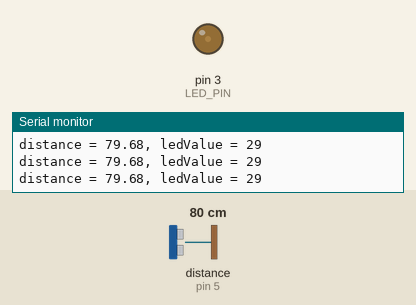
Recording of a sketch running on a simulated Arduino Uno, built with avr-gcc and run on an emulated ATmega328P. Parts: output pins drawn as LEDs (lit = HIGH), the last lines printed to the serial monitor. Wiring (inferred from the names in the program): ultrasonic range finder: trigger pin 4; echo pin 5. The test bench sets the inputs (shaded band); at power-on: distance to the obstacle (sensor on pin 5) 80 cm. The echo pulse lasts 58.3 µs per cm; pins used as bus, display or sensor lines are not drawn.

Above: at 1.2 s.
1.3 s: distance to the obstacle (sensor on pin 5) set to 250 cm
At 2.4 s:
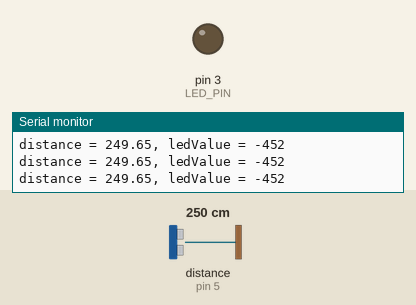
2.8 s: distance to the obstacle (sensor on pin 5) set to 35 cm
At 3.2 s:
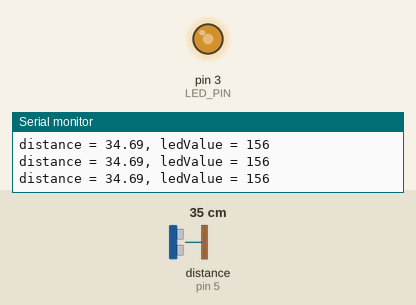
4.3 s: distance to the obstacle (sensor on pin 5) set to 9 cm
At 4.7 s:
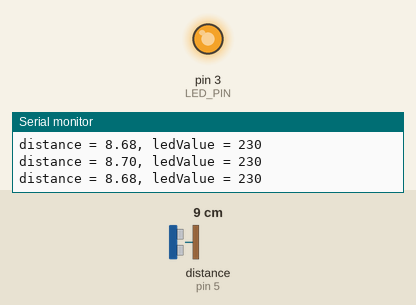
5.8 s: distance to the obstacle (sensor on pin 5) set to 60 cm
At 6.8 s:
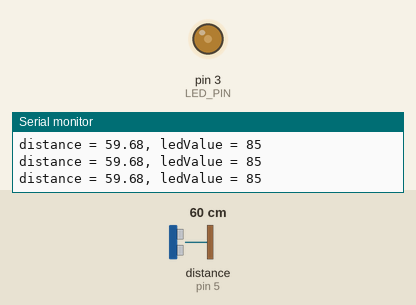
7.3 s: distance to the obstacle (sensor on pin 5) set to 120 cm
At 8.0 s:
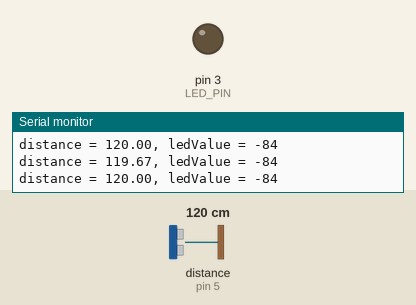
Timing chart, 0 to 9.8 s (numbered marks = the images above; inputs shaded):
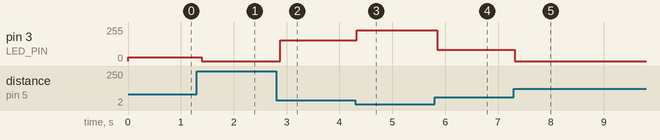

Measured:
- after the input at 1.3 s, pin 3 (LED_PIN): 29/255 → 0/255 after 0.09 s
- after the input at 2.8 s, pin 3 (LED_PIN): 0/255 → 156/255 after 0.08 s
- after the input at 4.3 s, pin 3 (LED_PIN): 156/255 → 230/255 at once
- after the input at 5.8 s, pin 3 (LED_PIN): 230/255 → 85/255 after 0.05 s
- after the input at 7.3 s, pin 3 (LED_PIN): 85/255 → 0/255 at once

The sketch:

ultrasonicSensor.ino
```cpp
const int TRIG_PIN = 4;
const int ECHO_PIN = 5;
const int LED_PIN = 3;

int ledValue;
float duration, distance;

void setup() {
  pinMode(TRIG_PIN, OUTPUT);
  pinMode(ECHO_PIN, INPUT);
  Serial.begin(9600);
}

void loop() {
  // Transmit ultrasonic wave
  digitalWrite(TRIG_PIN, LOW);
  delayMicroseconds(2);
  digitalWrite(TRIG_PIN, HIGH);
  delayMicroseconds(10);
  digitalWrite(TRIG_PIN, LOW);

  // Calculate distance based on time between sending and receiving signal
  duration = pulseIn(ECHO_PIN, HIGH);
  distance = (duration*.0343)/2;

  // Convert distance to LED brightness value, ensuring the range 0-255
  ledValue = 255 - distance/90*255;
  if (ledValue >= 0){
    analogWrite(LED_PIN, ledValue);
  } else{
    analogWrite(LED_PIN, 0);
  }

  // Print distance and ledValue for debugging
  Serial.println("distance = " + String(distance) + ", ledValue = " + String(ledValue));

  delay(100);
}
```
